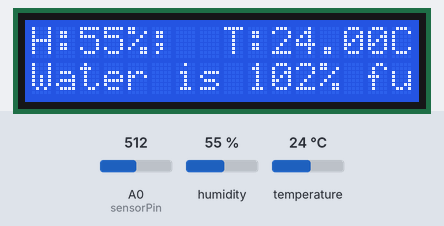
Bench run of a sketch on a simulated ESP8266 (NodeMCU). Parts: 16×2 character LCD. Inputs (shaded band) come from the test bench; at power-on: A0 (sensorPin) = 512, humidity 55 %, temperature 24 °C. WiFi joins after 1.5 s; servers stay silent unless stated; what the sketch prints to the serial monitor is not drawn.

Above: at 3.0 s.
3.1 s: A0 (sensorPin) set to 55
At 4.3 s:
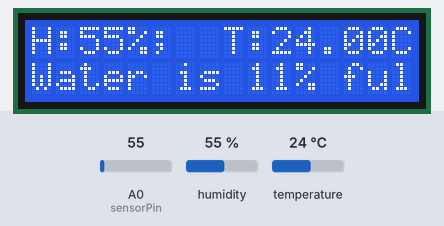
4.6 s: A0 (sensorPin) set to 46
At 5.6 s:
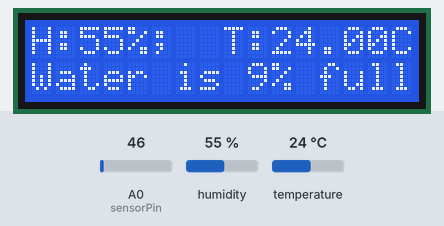
6.1 s: humidity set to 22 %
At 9.1 s:
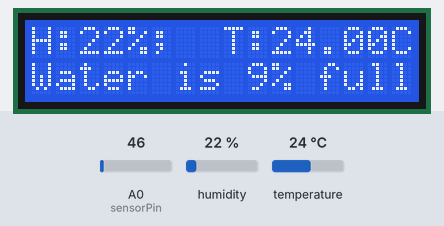
9.4 s: temperature set to 12 °C
At 10.6 s:
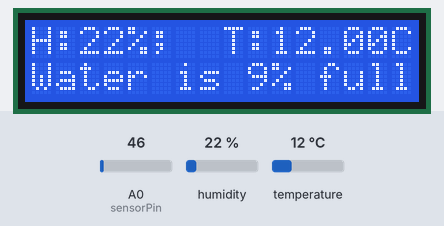
11.5 s: humidity set to 40 %
At 13.2 s:
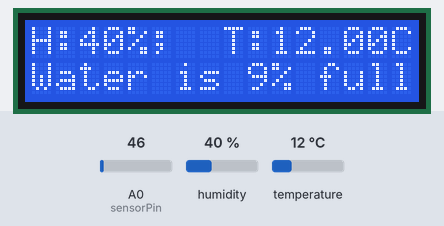
13.5 s: A0 (sensorPin) set to 0
At 14.8 s:
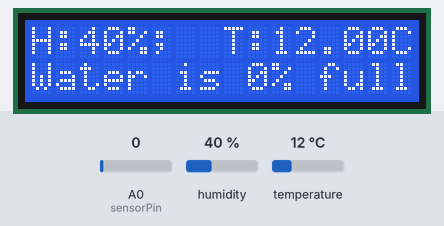
Timing chart, 0 to 15.3 s (numbered marks = the images above; inputs shaded):
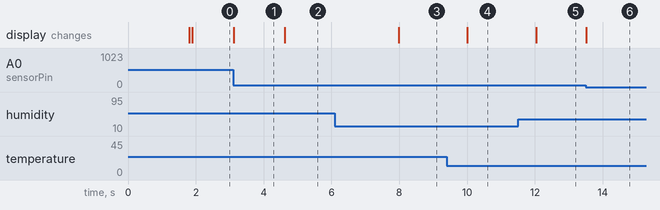

Measured:
- after the input at 3.1 s, the display: changes at once (image 1)
- after the input at 4.6 s, the display: changes at once (image 2)
- after the input at 6.1 s, the display: changes after 1.9 s (image 3)
- after the input at 9.4 s, the display: changes after 0.61 s (image 4)
- after the input at 11.5 s, the display: changes after 0.54 s (image 5)
- after the input at 13.5 s, the display: changes at once (image 6)

The sketch:

IntelliCup.ino
```cpp
/*************************************************************
  Download latest Blynk library here:
    https://github.com/blynkkk/blynk-library/releases/latest

  Blynk is a platform with iOS and Android apps to control
  Arduino, Raspberry Pi and the likes over the Internet.
  You can easily build graphic interfaces for all your
  projects by simply dragging and dropping widgets.
 *************************************************************
  This example runs directly on NodeMCU.

  Note: This requires ESP8266 support package:
    https://github.com/esp8266/Arduino

  Please be sure to select the right NodeMCU module
  in the Tools -> Board menu!

  For advanced settings please follow ESP examples :
   - ESP8266_Standalone_Manual_IP.ino
   - ESP8266_Standalone_SmartConfig.ino
   - ESP8266_Standalone_SSL.ino

  Change WiFi ssid, pass, and Blynk auth token to run :)
  Feel free to apply it to any other example. It's simple!
 *************************************************************/

/* Comment this out to disable prints and save space */
#define BLYNK_PRINT Serial
#define DHTPIN D10
#define DHTTYPE DHT11   // DHT 11

#include <LCD.h>
#include <LiquidCrystal.h>
#include <LiquidCrystal_I2C.h>
#include <ESP8266WiFi.h>
#include <BlynkSimpleEsp8266.h>
#include <DHT.h>


// You should get Auth Token in the Blynk App.
// Go to the Project Settings (nut icon).
char auth[] = "Input_auth_here";

// WiFi credentials.
// Set password to "" for open networks.
char ssid[] = "SSID";
char pass[] = "PASS";

// initialize the library with the numbers of the interface pins
LiquidCrystal lcd(D12, D11, D5, D4, D3, D2);

//sensor pin connected to analog pin A0
const int sensorPin= A0;
float liquid_level;
int liquid_percentage;
int top_level = 500;//Maximum water level
int bottom_level = 0;//Minimum water level

BlynkTimer timer;
DHT dht(DHTPIN, DHTTYPE);

void myTimerEvent()
{
  float humi = dht.readHumidity();
  float temper = dht.readTemperature();

  if (isnan(humi) || isnan(temper))
  {
    Serial.println("Failed to read from DHT sensor!");
    return;
  }
  else
  {
    Serial.print("Humidity: ");
    Serial.print(humi);
    Serial.print(" %\t");
    Serial.print("Temperature: ");
    Serial.println(temper);
    Blynk.virtualWrite(V1, humi);
    Blynk.virtualWrite(V2, temper);
  }
}


void setup()
{
  // Debug console
  Serial.begin(9600);
  dht.begin();
  Blynk.begin(auth, ssid, pass);
  timer.setInterval(2000L, myTimerEvent);
  pinMode(sensorPin, INPUT);
  Blynk.virtualWrite(V3, liquid_level);
  Blynk.virtualWrite(V4, liquid_percentage);

  // You can also specify server:
  //Blynk.begin(auth, ssid, pass, "blynk-cloud.com", 80);
  //Blynk.begin(auth, ssid, pass, IPAddress(192,168,1,100), 8080);

  // set up the LCD’s number of columns and rows:
  lcd.begin(16, 2);
}

void loop()
{
  float  hum = dht.readHumidity();
  float  temp = dht.readTemperature();

  liquid_level = analogRead(sensorPin);
  liquid_percentage = ((liquid_level-bottom_level)/top_level)*100;//Percentage of water in the container
  Serial.println(liquid_level);//This will print the liquid level in the monitor
  Serial.println(liquid_percentage);//This will print the percentage of liquid in the monitor
  Blynk.virtualWrite(V3, liquid_level);
  Blynk.virtualWrite(V4, liquid_percentage);

  Blynk.run();
  timer.run(); // Initiates BlynkTimer
  lcd.print("H:");//print Humidity
  lcd.print(hum, 0);
  lcd.print("%; ");
  lcd.print(" T:");//print Temperature
  lcd.print(temp);
  lcd.print("C");
  lcd.setCursor(0, 1); // set the cursor to column 0, line 2
  lcd.print("Water is ");//print water level
  lcd.print(liquid_percentage);
  lcd.print("% full.");
  //delay(250);//delay of 0.75sec
  //lcd.scrollDisplayLeft();//shifting data on LCD
  lcd.setCursor(0, 0);// set the cursor to column 0, line1
}
```
